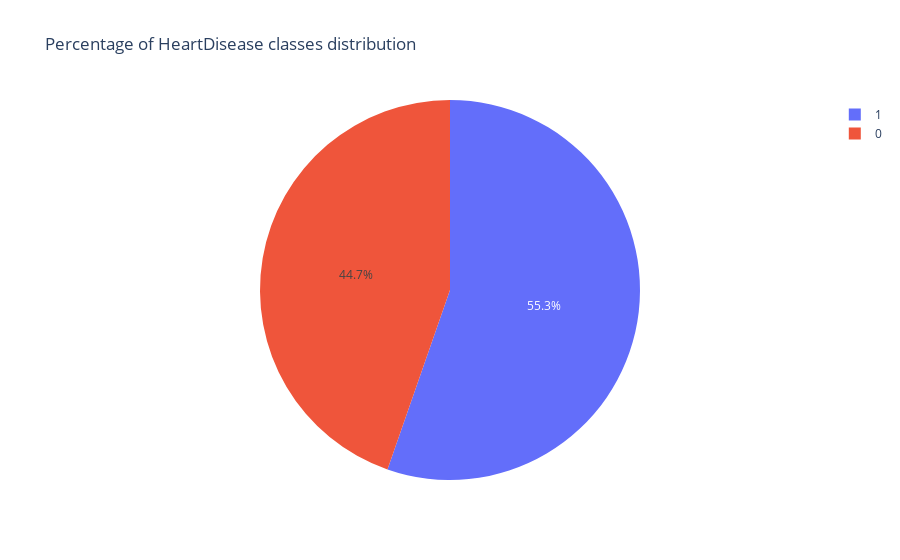

Notebook code cell kept with this figure:
### Markdown cell above
## Percentage of Heart Disease data distribution

### Code cell
# Percentage of Heart Disease data distribution
px.pie(heart_df, names='HeartDisease', title = 'Percentage of HeartDisease classes distribution')

### Figure 1 — Plotly figure (JSON) as saved in the notebook; plotly's stock layout.template omitted (floating-point values rounded to 4 significant figures; data arrays with more than 128 entries replaced by an {"elided": "..."} marker saying what was removed)
{"data": [{"domain": {"x": [0, 1], "y": [0, 1]}, "hovertemplate": "HeartDisease=%{label}<extra></extra>", "labels": {"elided": "918 int values"}, "legendgroup": "", "name": "", "showlegend": true, "type": "pie"}], "layout": {"autosize": true, "legend": {"tracegroupgap": 0}, "title": {"text": "Percentage of HeartDisease classes distribution"}}}
